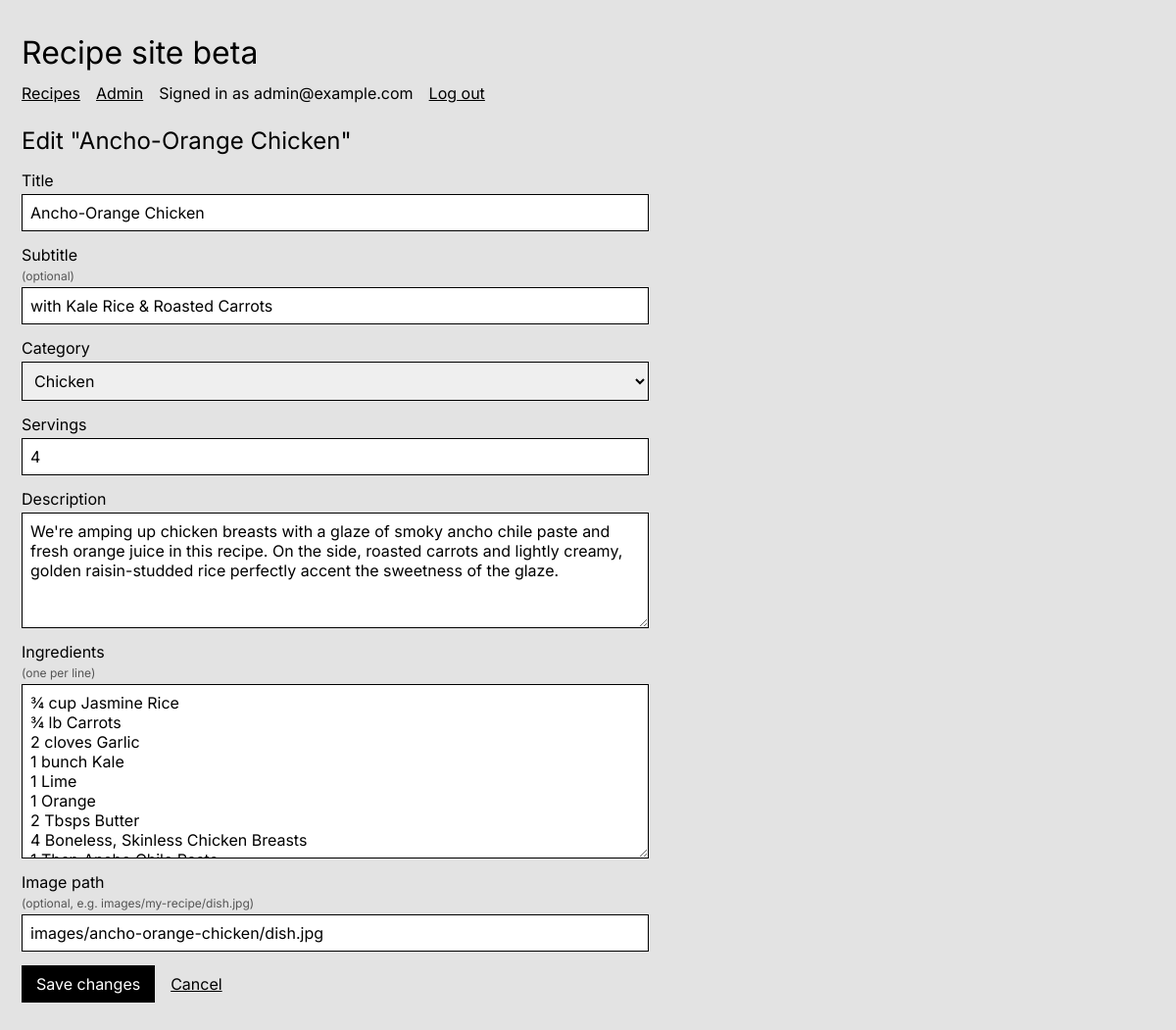
The page /beta/admin/edit.php?id=1 (signed in) on the database its author committed.
### tables this page shows
CREATE TABLE IF NOT EXISTS `users` (
  `id` int(11) NOT NULL AUTO_INCREMENT,
  `email` varchar(255) NOT NULL,
  `password_hash` varchar(255) NOT NULL,
  PRIMARY KEY (`id`),
  UNIQUE KEY `email` (`email`)
);

CREATE TABLE `recipes` (
  `id` int(11) NOT NULL AUTO_INCREMENT,
  `image_folder` varchar(255) DEFAULT NULL,
  `source_pdf` varchar(255) DEFAULT NULL,
  PRIMARY KEY (`id`)
);

CREATE TABLE `recipe_titles` (
  `recipe_id` int(11) NOT NULL,
  `title` varchar(255) NOT NULL,
  `slug` varchar(100) NOT NULL,
  `subtitle` varchar(255) DEFAULT NULL,
  PRIMARY KEY (`recipe_id`),
  UNIQUE KEY `uq_recipe_titles_slug` (`slug`),
  CONSTRAINT `fk_recipe_titles_recipe` FOREIGN KEY (`recipe_id`) REFERENCES `recipes` (`id`)
    ON DELETE CASCADE ON UPDATE CASCADE
);

CREATE TABLE `recipe_info` (
  `recipe_id` int(11) NOT NULL,
  `category_id` int(11) NOT NULL,
  `servings` tinyint(3) UNSIGNED NOT NULL,
  `description` text NOT NULL,
  `main_image` varchar(255) DEFAULT NULL,
  PRIMARY KEY (`recipe_id`),
  KEY `idx_recipe_info_category_id` (`category_id`),
  CONSTRAINT `fk_recipe_info_recipe` FOREIGN KEY (`recipe_id`) REFERENCES `recipes` (`id`)
    ON DELETE CASCADE ON UPDATE CASCADE,
  CONSTRAINT `fk_recipe_info_category` FOREIGN KEY (`category_id`) REFERENCES `categories` (`id`)
    ON DELETE RESTRICT ON UPDATE CASCADE
);

CREATE TABLE `categories` (
  `id` int(11) NOT NULL AUTO_INCREMENT,
  `name` varchar(100) NOT NULL,
  PRIMARY KEY (`id`),
  UNIQUE KEY `uq_categories_name` (`name`)
);

### beta/functions.php (called while the page is built, shortened)
<?php
function get_user_by_id(mysqli $conn, int $user_id): ?array {
  $result = mysqli_execute_query($conn, 'SELECT id, email FROM users WHERE id = ?', [$user_id]);
  return mysqli_fetch_assoc($result);
}
function get_current_user_row(mysqli $conn): ?array {
  return get_user_by_id($conn, (int) $_SESSION['user_id']);
}
function get_categories(mysqli $conn): array {
  $result = mysqli_execute_query($conn, 'SELECT id, name FROM categories ORDER BY name');
  return mysqli_fetch_all($result, MYSQLI_ASSOC);
}
function get_recipe(mysqli $conn, int $recipe_id): ?array {
  $result = mysqli_execute_query(
    $conn,
    'SELECT r.id, t.title, t.slug, t.subtitle, i.category_id, c.name AS category,
            i.servings, i.description, i.main_image
     FROM recipes r
     JOIN recipe_titles t ON t.recipe_id = r.id
     JOIN recipe_info i ON i.recipe_id = r.id
     JOIN categories c ON c.id = i.category_id
     WHERE r.id = ?',
    [$recipe_id]
  );
  $recipe = mysqli_fetch_assoc($result);
  $result = mysqli_execute_query(
    $conn,
    'SELECT ingredient FROM ingredients WHERE recipe_id = ? ORDER BY position',
    [$recipe_id]
  );
  $recipe['ingredients'] = array_column(mysqli_fetch_all($result, MYSQLI_ASSOC), 'ingredient');
  return $recipe;
}

### beta/partials/recipe_form.php (the view, shortened to what this page needs)
<form class="recipe-form" method="post" action="<?= htmlspecialchars($form_action) ?>" novalidate>
  <label>
    Title
    <input type="text" name="title" maxlength="255" required value="<?= htmlspecialchars((string) $recipe['title']) ?>">
  </label>
  <label>
    Subtitle <span class="optional">(optional)</span>
    <input type="text" name="subtitle" maxlength="255" value="<?= htmlspecialchars((string) $recipe['subtitle']) ?>">
  </label>
  <label>
    Category
    <select name="category_id" required>
      <?php foreach ($categories as $category): ?>
        <option value="<?= (int) $category['id'] ?>" <?= (string) $recipe['category_id'] === (string) $category['id'] ? 'selected' : '' ?>>
          <?= htmlspecialchars($category['name']) ?>
        </option>
      <?php endforeach; ?>
    </select>
  </label>
  <label>
    Servings
    <input type="number" name="servings" min="1" max="20" step="1" required value="<?= htmlspecialchars((string) $recipe['servings']) ?>">
  </label>
  <label>
    Description
    <textarea name="description" rows="5" required><?= htmlspecialchars((string) $recipe['description']) ?></textarea>
  </label>
  <label>
    Ingredients <span class="optional">(one per line)</span>
    <textarea name="ingredients" rows="8" required><?= htmlspecialchars(implode("\n", $recipe['ingredients'])) ?></textarea>
  </label>
  <label>
    Image path <span class="optional">(optional, e.g. images/my-recipe/dish.jpg)</span>
    <input type="text" name="main_image" maxlength="255" value="<?= htmlspecialchars((string) $recipe['main_image']) ?>">
  </label>
  <div class="form-actions">
    <button type="submit"><?= htmlspecialchars($submit_label) ?></button>
    <a href="index.php">Cancel</a>
  </div>
</form>

### beta/partials/header.php (shortened to what this page needs)
<?php
$current_user = $current_user ?? null;
?>
<!DOCTYPE html>
<html lang="en">
<head>
  <link rel="stylesheet" href="<?= $root ?>../assets/styles/main.css">
  <link rel="stylesheet" href="<?= $root ?>styles/beta.css">
</head>
<body>
  <h1 class="site-title"><a href="<?= $root ?>index.php">Recipe site beta</a></h1>
  <nav class="auth-links">
    <a href="<?= $root ?>index.php">Recipes</a>
    <?php if ($current_user !== null): ?>
      <a href="<?= $root ?>admin/index.php">Admin</a>
      <span>Signed in as <?= htmlspecialchars($current_user['email']) ?></span>
      <a href="<?= $root ?>logout.php">Log out</a>
    <?php else: ?>
      <a href="<?= $root ?>login.php">Admin log in</a>
    <?php endif; ?>
  </nav>

### beta/admin/edit.php (shortened to what this page needs)
<?php
require __DIR__ . '/../functions.php';
$conn = require __DIR__ . '/../../assets/database/config.php';
$current_user = get_current_user_row($conn);
$root = '../';
$recipe_id = filter_var($_GET['id'] ?? '', FILTER_VALIDATE_INT);
$existing = $recipe_id === false ? null : get_recipe($conn, $recipe_id);
$categories = get_categories($conn);
$recipe = $existing;
$form_action = 'edit.php?id=' . $recipe_id;
$submit_label = 'Save changes';
require __DIR__ . '/../partials/header.php';
?>
  <main class="admin-page">
    <h2 class="admin-heading">Edit "<?= htmlspecialchars($existing['title']) ?>"</h2>
    <?php require __DIR__ . '/../partials/recipe_form.php'; ?>
  </main>
<?php require __DIR__ . '/../partials/footer.php'; ?>

### assets/styles/main.css (style rules this page uses)
* { box-sizing: border-box; }
body { margin: 0; padding: 34px 22px 40px 9px; background: #e3e3e3; color: #000; font-family: "Inter", Arial, sans-serif; }
h1, h2, p { margin: 0; font-weight: 400; }
.site-title { margin-left: 13px; font-size: 32px; }
.site-title a { color: inherit; text-decoration: none; }
.auth-links { display: flex; gap: 16px; margin: 12px 0 24px 13px; }
.auth-links a { color: #000; }
.admin-heading { margin-left: 13px; }

### beta/styles/beta.css (style rules this page uses)
.admin-page { max-width: 960px; margin: 0 0 0 13px; }
.admin-heading { margin: 0 0 16px; font-size: 24px; }
.button-link, .recipe-form button, .delete-form button { display: inline-block; padding: 8px 14px; border: 1px solid #000; background: #000; color: #fff; font: inherit; text-decoration: none; cursor: pointer; }
.admin-actions a, .form-actions a, .delete-form a, .admin-message a { color: #000; }
.recipe-form { display: flex; flex-direction: column; gap: 14px; max-width: 640px; }
.recipe-form label { display: flex; flex-direction: column; gap: 4px; }
.recipe-form input, .recipe-form select, .recipe-form textarea { padding: 8px; border: 1px solid #000; font: inherit; }
.optional { color: #555; font-size: 12px; }
.form-actions, .delete-form { display: flex; align-items: center; gap: 16px; }

### rows shown on the page
users: email "admin@example.com"
recipes: recipe_titles.title "Ancho-Orange Chicken", title "Ancho-Orange Chicken", subtitle "with Kale Rice & Roasted Carrots", servings "4", description "We're amping up chicken breasts with a glaze of smoky ancho chile paste and fresh orange juice in this recipe. On the side, roasted carrots and lightly creamy, golden raisin-studded rice perfectly accent the sweetness of the glaze.", main_image "images/ancho-orange-chicken/dish.jpg"
recipe_info: category_id "Chicken"

### other values the page prints
$submit_label "Save changes"
